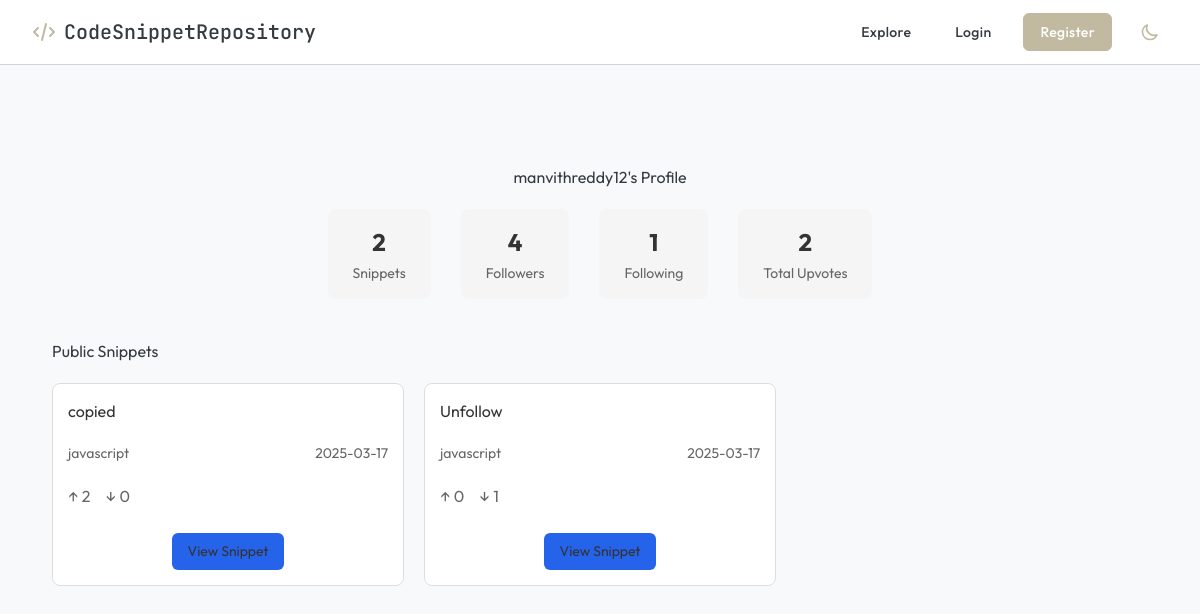
Page /user/manvithreddy12 on the committed database.
### tables this page shows
CREATE TABLE users (
        id INTEGER PRIMARY KEY AUTOINCREMENT,
        username TEXT UNIQUE NOT NULL,
        email TEXT UNIQUE NOT NULL,
        password TEXT NOT NULL,
        created_at TIMESTAMP DEFAULT CURRENT_TIMESTAMP
    , profile_picture TEXT DEFAULT NULL);

CREATE TABLE snippets (
        id INTEGER PRIMARY KEY AUTOINCREMENT,
        user_id INTEGER NOT NULL,
        title TEXT NOT NULL,
        code TEXT NOT NULL,
        language TEXT NOT NULL,
        description TEXT,
        is_private BOOLEAN DEFAULT 0,
        rating_total INTEGER DEFAULT 0,
        rating_count INTEGER DEFAULT 0,
        created_at TIMESTAMP DEFAULT CURRENT_TIMESTAMP, views INTEGER DEFAULT 0,
        FOREIGN KEY (user_id) REFERENCES users (id)
    );

### app.py (the view, shortened to what this page needs)
@app.route('/user/<username>')
def user_profile(username):
    conn = sqlite3.connect('database.db')
    c = conn.cursor()
    user = c.execute('''
        SELECT id, username, email
        FROM users
        WHERE username = ?
    ''', (username,)).fetchone()
    if user is None:
        conn.close()
        flash('User not found!', 'error')
        return redirect(url_for('explore'))
    stats = c.execute('''
        SELECT
            (SELECT COUNT(*) FROM followers WHERE followed_id = ?) as followers_count,
            (SELECT COUNT(*) FROM followers WHERE follower_id = ?) as following_count,
            (SELECT COUNT(*) FROM snippets WHERE user_id = ?) as snippets_count,
            (SELECT COUNT(*) FROM votes v
             JOIN snippets s ON v.snippet_id = s.id
             WHERE s.user_id = ? AND v.vote_type = 'up') as total_upvotes
    ''', (user[0], user[0], user[0], user[0])).fetchone()
    is_following = False
    snippets = c.execute('''
        SELECT s.id, s.title, s.language, s.created_at,
               (SELECT COUNT(*) FROM votes WHERE snippet_id = s.id AND vote_type = 'up') as upvotes,
               (SELECT COUNT(*) FROM votes WHERE snippet_id = s.id AND vote_type = 'down') as downvotes
        FROM snippets s
        WHERE s.user_id = ? AND s.is_private = 0
        ORDER BY s.created_at DESC
    ''', (user[0],)).fetchall()
    conn.close()
    return render_template('user_profile.html',
                         user=user,
                         snippets=snippets,
                         stats=stats,
                         is_following=is_following)

### templates/user_profile.html (shortened to what this page needs)
{% extends "base.html" %}
{% block content %}
<div class="profile-container">
    <div class="profile-header">
        <h1>{{ user[1] }}'s Profile</h1>
        <div class="profile-stats">
            <div class="stat-box">
                <span class="stat-number">{{ stats[2] }}</span>
                <span class="stat-label">Snippets</span>
            </div>
            <div class="stat-box">
                <span class="stat-number">{{ stats[0] }}</span>
                <span class="stat-label">Followers</span>
            </div>
            <div class="stat-box">
                <span class="stat-number">{{ stats[1] }}</span>
                <span class="stat-label">Following</span>
            </div>
            <div class="stat-box">
                <span class="stat-number">{{ stats[3] }}</span>
                <span class="stat-label">Total Upvotes</span>
            </div>
        </div>
    </div>
    <div class="snippets-section">
        <h2>Public Snippets</h2>
        {% if snippets %}
            <div class="snippets-grid">
                {% for snippet in snippets %}
                <div class="snippet-card">
                    <h3>
                        <a href="{{ url_for('view_snippet_explore', id=snippet[0]) }}">
                            {{ snippet[1] }}
                        </a>
                    </h3>
                    <div class="snippet-meta">
                        <span class="language">{{ snippet[2] }}</span>
                        <span class="date">{{ snippet[3][:10] }}</span>
                    </div>
                    <div class="vote-stats">
                        <span class="upvotes">↑ {{ snippet[4] }}</span>
                        <span class="downvotes">↓ {{ snippet[5] }}</span>
                    </div>
                    <div class="snippet-actions">
                        <a href="{{ url_for('view_snippet_explore', id=snippet[0]) }}"
                           class="view-button">
                            View Snippet
                        </a>
                    </div>
                </div>
                {% endfor %}
            </div>
        {% else %}
            <p class="no-snippets">No public snippets yet.</p>
        {% endif %}
    </div>
</div>
{% endblock %}

### templates/user_profile.html (style rules this page uses)
.profile-container { max-width: 1200px; margin: 0 auto; padding: 20px; }
.profile-header { text-align: center; margin-bottom: 40px; }
.profile-stats { display: flex; justify-content: center; gap: 30px; margin-top: 20px; }
.stat-box { background: #f5f5f5; padding: 15px 25px; border-radius: 8px; text-align: center; }
.stat-number { display: block; font-size: 24px; font-weight: bold; color: #333; }
.stat-label { font-size: 14px; color: #666; }
.snippets-grid { display: grid; grid-template-columns: repeat(auto-fill, minmax(300px, 1fr)); gap: 20px; margin-top: 20px; }
.snippet-card { background: white; border: 1px solid #ddd; border-radius: 8px; padding: 15px; transition: transform 0.2s; display: flex; flex-direction: column; justify-content: space-between; }
.snippet-card h3 { margin: 0 0 10px 0; }
.snippet-card a { color: #333; text-decoration: none; }
.snippet-meta { display: flex; justify-content: space-between; color: #666; font-size: 14px; margin: 10px 0; }
.vote-stats { display: flex; gap: 15px; color: #666; margin: 10px 0; }
.snippet-actions { margin-top: 15px; text-align: center; }
.view-button { display: inline-block; padding: 8px 16px; background: #2563eb; color: white; text-decoration: none; border-radius: 6px; font-size: 14px; transition: all 0.2s; }

### templates/base.html (style rules this page uses)
html, body { height: 100%; margin: 0; padding: 0; overflow-y: auto; }

### rows in the picture
users: username "manvithreddy12"
snippets: title "copied", language "javascript", created_at "2025-03-17", snippet "2", snippet "0"
snippets: title "Unfollow", language "javascript", created_at "2025-03-17", snippet "0", user "1"

### other values in the picture
{{ stats[2] }} "2"
{{ stats[0] }} "4"
{{ stats[1] }} "1"
{{ stats[3] }} "2"
